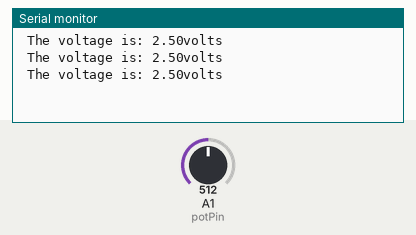
The sketch below on a simulated Arduino Uno, built with avr-gcc and run on an emulated ATmega328P. On the bench: the last lines printed to the serial monitor. The inputs (shaded band) are chosen by the test bench; at power-on: A1 (potPin) = 512.

Above: at 1.3 s.
1.4 s: A1 (potPin) set to 716
At 1.9 s:
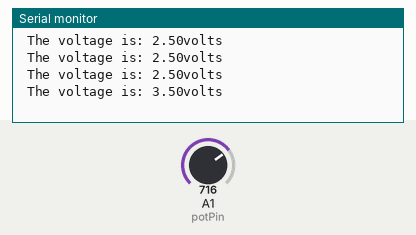
2.9 s: A1 (potPin) set to 900
At 3.3 s:
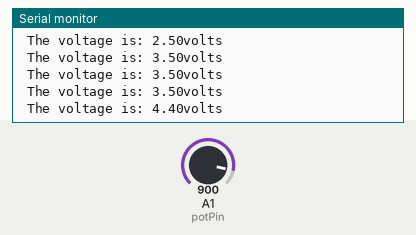
Timing chart, 0 to 5.9 s (numbered marks = the images above; inputs shaded):
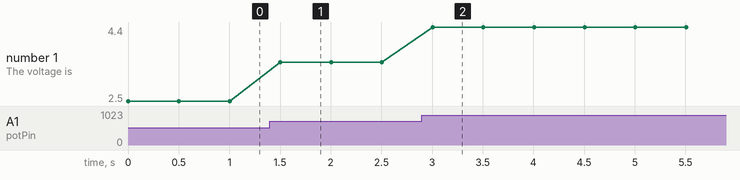

Measured:
- after the input at 1.4 s, the serial monitor: prints a new line after 0.10 s (image 1)
- after the input at 2.9 s, the serial monitor: prints a new line after 0.10 s (image 2)
- plotted number 1: 2.5 → 3.5 after the input at 1.4 s, 3.5 → 4.4 after the input at 2.9 s

The sketch:

sketch_aug29c.ino
```cpp
int potPin = A1; //Assign int potPin to A1
int readValue;
float voltage;

void setup() {
  pinMode(potPin, INPUT); //Setting potPin as and input pin
  Serial.begin(9600); //Start the serial monitor


}

void loop() {

  for(int j = 1; j>0; j=j+1){
  readValue = analogRead(potPin); //Read the voltage in potPin and take it into value variable
  voltage =  (5./ 1023.) * readValue; // Calculate the voltage read;
  Serial.print(" The voltage is: ");
  Serial.print(voltage); //Prints the equivalent voltage to the monitor
  Serial.println("volts"); //Prints the units of the measurement which in this case is volts
  delay(500); // wait
  }

}
```
